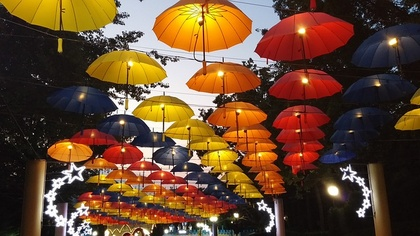
%> input picture uz/exercise1/umbrellas.jpg, 420 x 236 px, shrunk from 640 x 360 before the run
$ octave dn2_ex1.m   (GNU Octave 9; MATLAB toolbox functions it lacks are replaced by stand-ins)
%> lines starting %> are read from the running program, lines starting %| are printed output that depends on the picture
### uz/exercise2/myhist3.m
function [ H ] = myhist3( img, bins )
    idx = floor(double(img) * bins / (255 + 1e-5)) + 1;
    H = zeros(bins, bins, bins);
    for i = 1:size(img, 1)
        for j = 1:size(img,2)
            R = idx(i,j,1);
            G = idx(i,j,2);
            B = idx(i,j,3);
            H(R,G,B) = H(R,G,B) + 1;
        end;
    end;
    H = H / sum(sum(sum(H)));
end

### uz/exercise2/dn2_ex1.m
% (a, b)
umbrellas = imread('umbrellas.jpg');
%> umbrellas is the input picture: size 236x420x3 uint8; mean R, G, B 105, 72.9, 47.7
hist3 = myhist3(umbrellas, 8);
%> in myhist3, `idx = floor(double(img) * bins / (255 + 1e-5)) + 1;`:
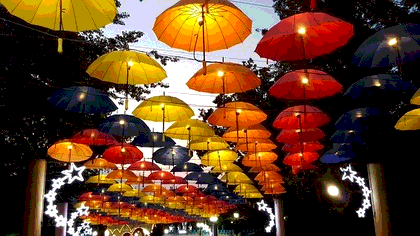
%> idx: size 236x420x3 double; mean R, G, B 3.75, 2.77, 2.05; drawn with min black and max white
figure(1); clf;
subplot(1,3,1); bar3(hist3(:,:,1));
subplot(1,3,2); bar3(hist3(:,:,2));
subplot(1,3,3); bar3(hist3(:,:,3));
%> after `bar3(hist3(:,:,3))`:
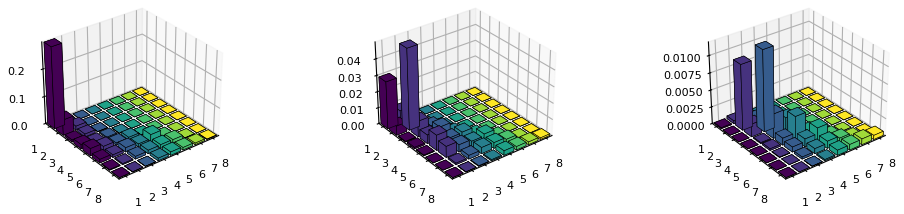
%> figure redrawn from the program's plot data, 3 panels


% (d, e)
%> (the run ends here)

$ run again, with uz/exercise1/bird.jpg copied over uz/exercise1/umbrellas.jpg
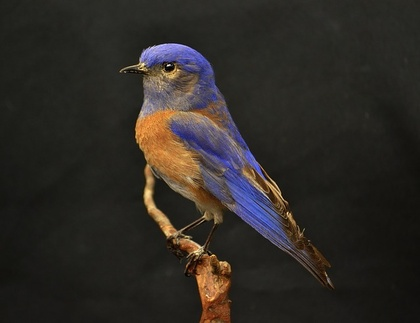
%> input picture uz/exercise1/bird.jpg, 420 x 323 px, shrunk from 640 x 492 before the run
%> umbrellas is the input picture: size 323x420x3 uint8; mean R, G, B 46.1, 42.1, 37.6
%> in myhist3, `idx = floor(double(img) * bins / (255 + 1e-5)) + 1;`:
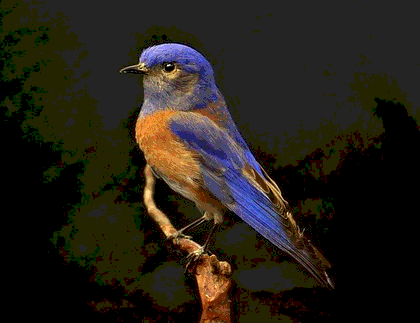
%> idx: size 323x420x3 double; mean R, G, B 2, 1.87, 1.63; drawn with min black and max white
%> `bar3(hist3(:,:,3))`:
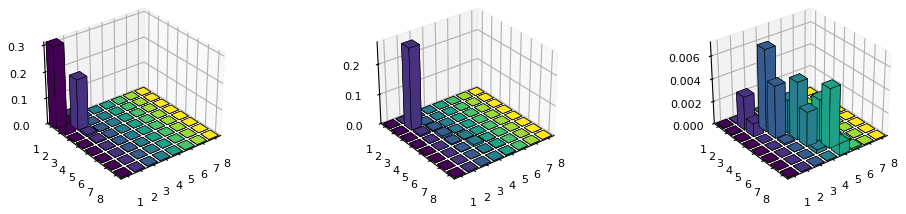
%> figure redrawn from the program's plot data, 3 panels
